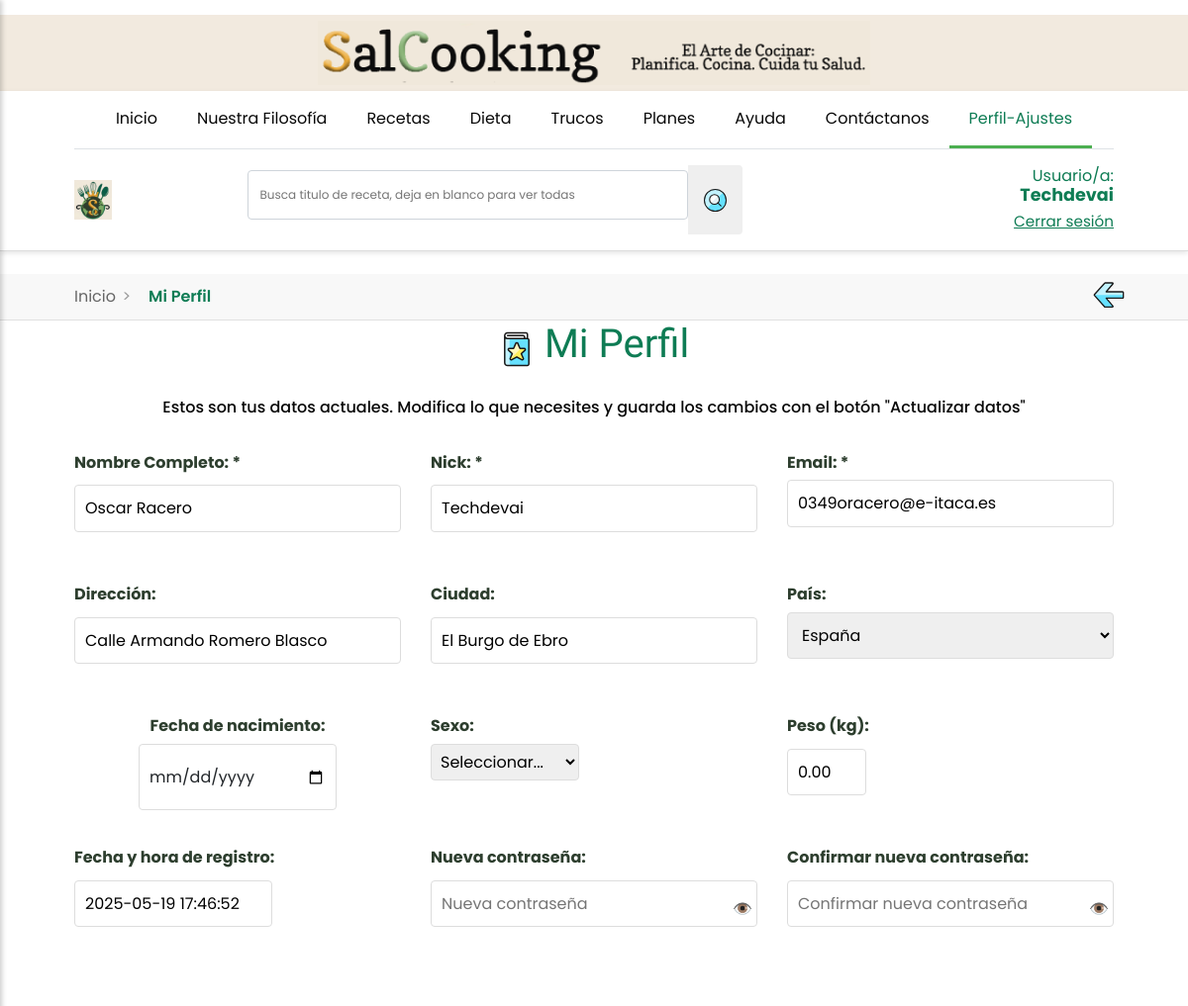
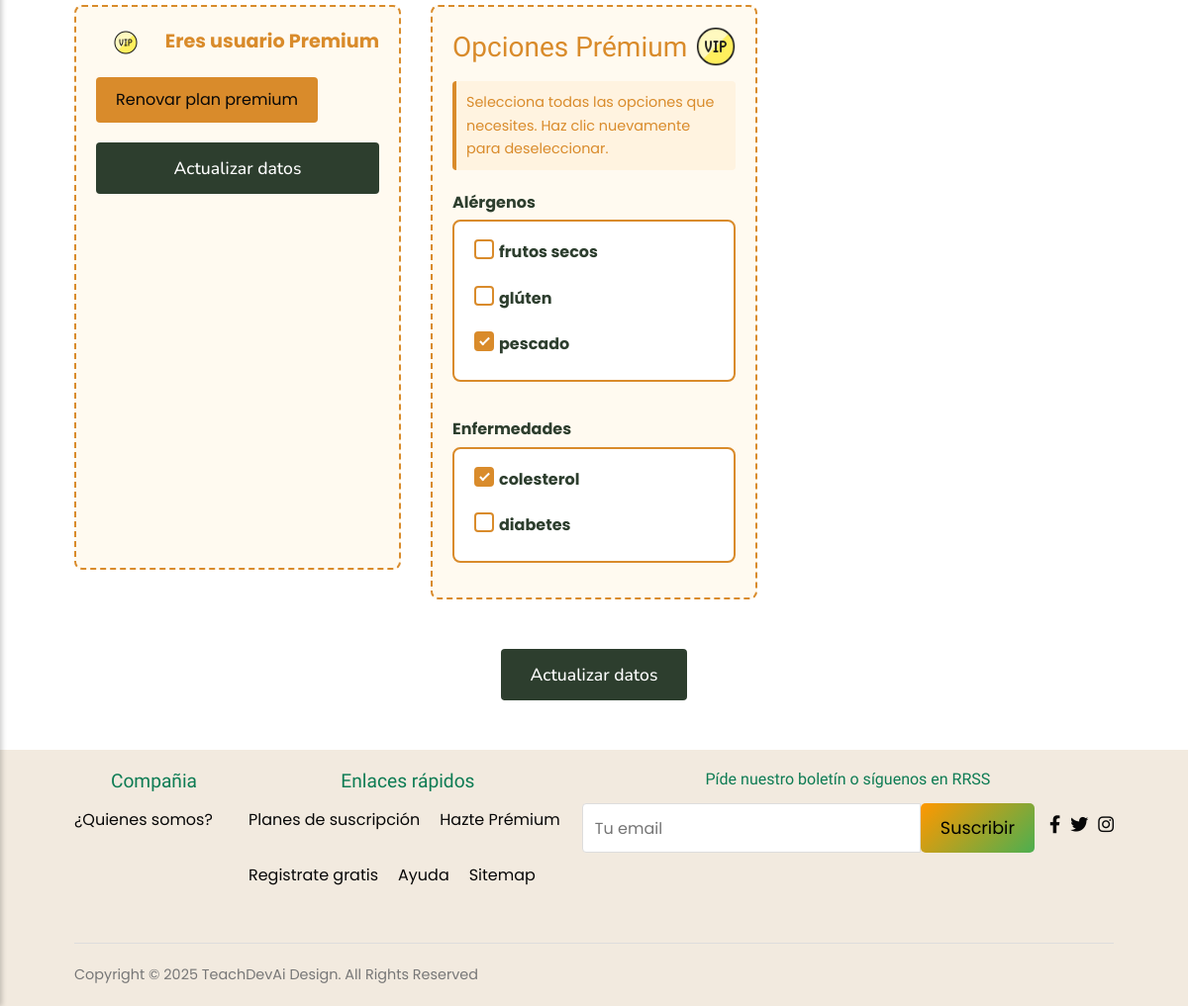
/perfil-logueado.php (signed in), run on the app's committed database (2 pictures, top to bottom).
### tables this page shows
CREATE TABLE `usuarios` (
  `id_usuario` int(11) NOT NULL,
  `nombre_completo` varchar(100) NOT NULL,
  `nick` varchar(100) DEFAULT NULL,
  `email` varchar(100) NOT NULL,
  `direccion` varchar(255) DEFAULT NULL,
  `ciudad` varchar(100) DEFAULT NULL,
  `pais` varchar(100) DEFAULT NULL,
  `sexo` enum('Masculino','Femenino','Otro','Prefiero no decirlo') DEFAULT NULL,
  `peso_kg` decimal(5,2) DEFAULT NULL,
  `contrasena_hash` varchar(255) NOT NULL,
  `es_premium` tinyint(1) DEFAULT 0,
  `fecha_registro` timestamp NOT NULL DEFAULT current_timestamp(),
  `ultima_actualizacion` timestamp NOT NULL DEFAULT current_timestamp() ON UPDATE current_timestamp(),
  `remember_token` varchar(64) DEFAULT NULL,
  `token_expiry` datetime DEFAULT NULL,
  `fecha_nacimiento` date DEFAULT NULL
);

CREATE TABLE `alergias` (
  `id` int(11) NOT NULL,
  `nombre` varchar(100) NOT NULL
);

CREATE TABLE `enfermedades` (
  `id` int(11) NOT NULL,
  `nombre` varchar(100) NOT NULL
);

### models/usuario.php (called while the page is built, shortened)
<?php
class Usuario {
    public function obtenerPorId($id_usuario) {
    global $conexion;
    $sql = "SELECT * FROM usuarios WHERE id_usuario = ?";
    $stmt = $conexion->prepare($sql);
    $stmt->bind_param("i", $id_usuario);
    $stmt->execute();
    $resultado = $stmt->get_result();
    return $resultado->fetch_assoc();
}
}
?>

### perfil-logueado.php (the view, shortened to what this page needs)
<?php
include 'controllers/conexion.php';
$id_usuario = $_SESSION['id_usuario'];
require_once 'models/usuario.php';
$usuario_model = new Usuario();
$usuario = $usuario_model->obtenerPorId($id_usuario);
$sql_todas_alergias = "SELECT id, nombre FROM alergias ORDER BY nombre";
$sql_todas_enfermedades = "SELECT id, nombre FROM enfermedades ORDER BY nombre";
$result_todas_alergias = $conexion->query($sql_todas_alergias);
$result_todas_enfermedades = $conexion->query($sql_todas_enfermedades);
$todas_alergias = [];
$todas_enfermedades = [];
while ($alergia = $result_todas_alergias->fetch_assoc()) {
  $todas_alergias[] = $alergia;
}
while ($enfermedad = $result_todas_enfermedades->fetch_assoc()) {
  $todas_enfermedades[] = $enfermedad;
}
$nombre_pagina = "Mi Perfil";
$css_extra = '';
$css_extra .= '<link rel="stylesheet" href="styles/perfil-ajustes.css?v=' . filemtime('styles/perfil-ajustes.css') . '">';
$css_extra .= '<link rel="stylesheet" href="styles/password-validation.css?v=' . filemtime('styles/password-validation.css') . '">';
?>
<?php include 'header.php'; ?>
<body class="usuario-logueado">
  <div class="migas-container">
    <div class="container migas-flex">
      <ul class="migas">
        <li><a href="index.php">Inicio</a></li>
        <li class="current"><?php echo htmlspecialchars($nombre_pagina); ?></li>
      </ul>
      <div class="volver-atras-contenedor">
        <a href="javascript:history.back()" class="volver-atras"><img src="sources/iconos/Arrow-Thick-Left-3--Streamline-Ultimate.svg" width="32px" alt="icono atrás" title="Pantalla anterior"></a>
      </div>
    </div>
  </div>
  <section class="perfil-ajustes">
    <div class="contenedor-Perfil-Ajustes">
      <div class="titulo">
        <img src="sources/iconos/Book-Star--Streamline-Ultimate.svg" alt="Icono Perfil">
        <h1><?php echo htmlspecialchars($nombre_pagina); ?></h1>
      </div>
      <h6>Estos son tus datos actuales. Modifica lo que necesites y guarda los cambios con el botón "Actualizar datos"</h6>
      <br>
      <div class="contenido-Perfil-Ajustes">
        <form id="perfilForm" method="POST" action="actualizar-perfil.php" onsubmit="return validarFormulario();">
          <div class="perfil-form-grid">
            <div class="form-group">
              <label for="nombre_completo">Nombre Completo: <span class="required">*</span></label>
              <input type="text" id="nombre_completo" name="nombre_completo" value="<?php echo htmlspecialchars((string)($usuario['nombre_completo'] ?? '')); ?>" required>
            </div>
            <div class="form-group">
              <label for="nick">Nick: <span class="required">*</span></label>
              <input type="text" id="nick" name="nick" value="<?php echo htmlspecialchars((string)($usuario['nick'] ?? '')); ?>" required>
            </div>
            <div class="form-group">
              <label for="email">Email: <span class="required">*</span></label>
              <input type="email" id="email" name="email" value="<?php echo htmlspecialchars((string)($usuario['email'] ?? '')); ?>" required>
            </div>
            <div class="form-group">
              <label for="direccion">Dirección:</label>
              <input type="text" id="direccion" name="direccion" value="<?php echo htmlspecialchars((string)($usuario['direccion'] ?? '')); ?>">
            </div>
            <div class="form-group">
              <label for="ciudad">Ciudad:</label>
              <input type="text" id="ciudad" name="ciudad" value="<?php echo htmlspecialchars((string)($usuario['ciudad'] ?? '')); ?>">
            </div>
            <div class="form-group">
              <label for="pais">País:</label>
              <select id="pais" name="pais" required>
                <option value="España" <?php echo ($usuario['pais'] == 'España') ? 'selected' : ''; ?>>España</option>
              </select>
            </div>
            <div class="form-group edad-group">
              <label for="fecha_nacimiento">Fecha de nacimiento:</label>
              <input type="date" id="fecha_nacimiento" name="fecha_nacimiento"
                value="<?php echo htmlspecialchars($usuario['fecha_nacimiento'] ?? ''); ?>"
                class="form-control" style="width: 200px;">
            </div>
            <div class="form-group">
              <label>Sexo:</label>
              <select id="sexo" name="sexo" style="padding: 5px; width: 150px;">
                <option value="" <?php echo ($usuario['sexo'] == '') ? 'selected' : ''; ?>>Seleccionar...</option>
              </select>
            </div>
            <div class="form-group">
              <label for="peso_kg_display">Peso (kg):</label>
              <input type="text" id="peso_kg_display" name="peso_kg_display" value="<?php echo htmlspecialchars($usuario['peso_kg']); ?>" style="width: 80px;">
            </div>
            <div class="form-group">
              <label for="fecha_registro">Fecha y hora de registro:</label>
              <input type="text" id="fecha_registro" name="fecha_registro" value="<?php echo htmlspecialchars($usuario['fecha_registro']); ?>" style="width: 80px;">
            </div>
            <div class="form-group">
              <label for="nueva_contrasena">Nueva contraseña:</label>
              <div style="position: relative; display: inline-block;">
                <input type="password" id="nueva_contrasena" name="nueva_contrasena" placeholder="Nueva contraseña">
                <button type="button" onclick="togglePassword('nueva_contrasena', this)" style="position: absolute; right: 5px; top: 50%; transform: translateY(-50%); background: none; border: none; cursor: pointer;" title="Mostrar contraseña">
                  👁️
                </button>
              </div>
            </div>
            <div class="form-group">
              <label for="confirmar_contrasena">Confirmar nueva contraseña:</label>
              <div style="position: relative; display: inline-block;">
                <input type="password" id="confirmar_contrasena" name="confirmar_contrasena" placeholder="Confirmar nueva contraseña" oninput="validarPassword()" style="padding-right: 30px;">
                <button type="button" onclick="togglePassword('confirmar_contrasena', this)" style="position: absolute; right: 5px; top: 50%; transform: translateY(-50%); background: none; border: none; cursor: pointer;" title="Mostrar contraseña">
                  👁️
                </button>
              </div>
            </div>
            <?php if ($usuario['es_premium']): ?>
              <div class="premium-container">
                <div class="premium-status">
                  <img src="sources/iconos/Vip-Circle--Streamline-Ultimate.png" alt="Premium">
                  <span>Eres usuario Premium</span>
                </div>
                <a href="pasarela-pago.php">
                  <button type="button" class="premium-button" title="Comprar un nuevo código de registro">
                    Renovar plan premium
                  </button>
                </a>
                <button type="submit" name="accion" value="guardar_cambios" class="action-btn-verde">
                  Actualizar datos
                </button>
              </div>
            <?php endif; ?>
            <?php if ($usuario['es_premium']): ?>
              <div class="premium-section" style="margin-top:30px;">
                <h3>
                  Opciones Prémium
                  <img src="sources/iconos/Vip-Circle--Streamline-Ultimate.png" alt="info" class="info-icon" title="Funcionalidades exclusivas para usuarios Prémium" style="width:40px; height:40px;">
                </h3>
                <div class="premium-instructions">
                  Selecciona todas las opciones que necesites. Haz clic nuevamente para deseleccionar.
                </div>
                <div class="premium-options-grid">
                  <div class="form-group">
                    <label>Alérgenos</label>
                    <div class="checkbox-list">
                      <?php foreach ($todas_alergias as $alergia): ?>
                        <label class="checkbox-option">
                          <span class="checkmark"></span>
                          <?php echo htmlspecialchars((string)($alergia['nombre'] ?? '')); ?>
                        </label>
                      <?php endforeach; ?>
                    </div>
                  </div>
                  <div class="form-group">
                    <label>Enfermedades</label>
                    <div class="checkbox-list">
                      <?php foreach ($todas_enfermedades as $enfermedad): ?>
                        <label class="checkbox-option">
                          <span class="checkmark"></span>
                          <?php echo htmlspecialchars((string)($enfermedad['nombre'] ?? '')); ?>
                        </label>
                      <?php endforeach; ?>
                    </div>
                  </div>
                </div>
              </div>
            <?php endif; ?>
            <div class="form-actions" style="margin-top:30px;">
              <button type="submit" name="accion" value="guardar_cambios" class="action-btn-verde" style="background-color: #2D3E2E; color: white; padding: 12px 30px !important; font-size: 1.1rem;">
                Actualizar datos
              </button>
            </div>
        </form>
      </div>
    </div>
  </section>
  <?php include 'footer.php'; ?>
</body>

### styles/styles.css (style rules this page uses)
:root { --primary-color: #4caf50; --primary-dark: #0e7c54; --secondary-color: #ff9800; --terciary-color: #F27E93; --terciary-dark: #BF6576; --verde-corp: #80A665; --negro-verdoso: #2D3E2E; --naranja-corp: #d98b2b; --naranja-corp-rgb: 217, 139, 43; --text-color: #080808; --beig-corp: #F2EADF; --white: #ffffff; --border-color: #ddd; font-size: 16px; }
* { margin: 0; padding: 0; box-sizing: border-box; }
body { font-family: 'Poppins', 'Segoe UI', sans-serif; color: var(--text-color); line-height: 1.6; font-size: 1rem; }
h1 { margin-bottom: 30px; font-family: 'Copse', 'Times New Roman', serif; text-align: center; color: var(--primary-dark); font-size: 2.5rem; }
h2, h3, h4, h5 { color: var(--primary-dark); font-family: 'Copse', 'Times New Roman', serif; text-align: center; margin-bottom: 16px; }
a { text-decoration: none; color: inherit; }
ul { list-style: none; }
.container, .main-content, .contenido-trucos, .contenido-contacto, .contenido-recetas, .contenido-perfil { padding: 0 15px; margin: 0 auto; width: 90%; box-sizing: border-box; }
img { max-width: 100%; height: auto; display: block; margin: 0 auto; object-fit: cover; }
.action-btn-verde { padding: 10px 15px !important; font-family: 'Nunito', 'Segoe UI', sans-serif; border: none; border-radius: 5px; cursor: pointer; text-decoration: none; font-weight: 500; transition: background-color 0.3s; background-color: var(--verde-corp); color: #333; cursor: pointer; transition: transform 0.3s ease, box-shadow 0.3s ease; }
.migas-container { background-color: #f8f8f8; padding: 10px 0; border-bottom: 1px solid #e0e0e0; position: relative; display: flex; justify-content: space-between; align-items: center; position: relative; }
.migas { display: flex; list-style: none; padding: 0; margin: 0; }
.migas li { position: relative; padding: 0 15px 0 0; margin-right: 10px; }
.migas li:not(:last-child)::after { content: '>'; position: absolute; right: 0; color: #999; }
.migas li a { color: #666; text-decoration: none; }
.migas li.current { color: var(--primary-dark); font-weight: 600; }
ul.migas { display: flex; align-items: center; gap: 8px; padding: 0; margin: 0; list-style: none; }
.migas-flex { display: flex; align-items: center; justify-content: space-between; position: relative; }
.volver-atras-contenedor { position: absolute; top: 50%; right: 0px; transform: translateY(-50%); }
.volver-atras { display: inline-flex; align-items: center; justify-content: center; padding: 4px; transition: all 0.3s ease; }
.volver-atras img { transition: all 0.3s ease; }
.titulo { display: flex; align-items: center; justify-content: center; gap: 10px; }
.titulo img { display: inline-block; margin: 0; width: 40px; height: auto; margin-bottom: 30px; }
html, body { overflow-x: hidden; width: 100%; }

### styles/password-validation.css (style rules this page uses)
input[type="password"], input[type="text"] { width: 100%; padding: 8px 12px; margin: 5px 0 15px; border: 1px solid #ced4da; border-radius: 4px; box-sizing: border-box; }
.form-group { margin-bottom: 15px; }
.form-group label { display: block; margin-bottom: 5px; font-weight: bold; }

### data on the page
usuarios: nombre_completo "Oscar Racero", nick "Techdevai", email "0349oracero@e-itaca.es", direccion "Calle Armando Romero Blasco", ciudad "El Burgo de Ebro", pais "España", sexo "Seleccionar...", peso_kg_display "0.00", fecha_registro "2025-05-19 17:46:52"
alergias: nombre "frutos secos"
alergias: nombre "glúten"
alergias: nombre "pescado"
enfermedades: nombre "colesterol"
enfermedades: nombre "diabetes"

### other printed values
getUserNick() "Techdevai"
$nombre_pagina "Mi Perfil"
